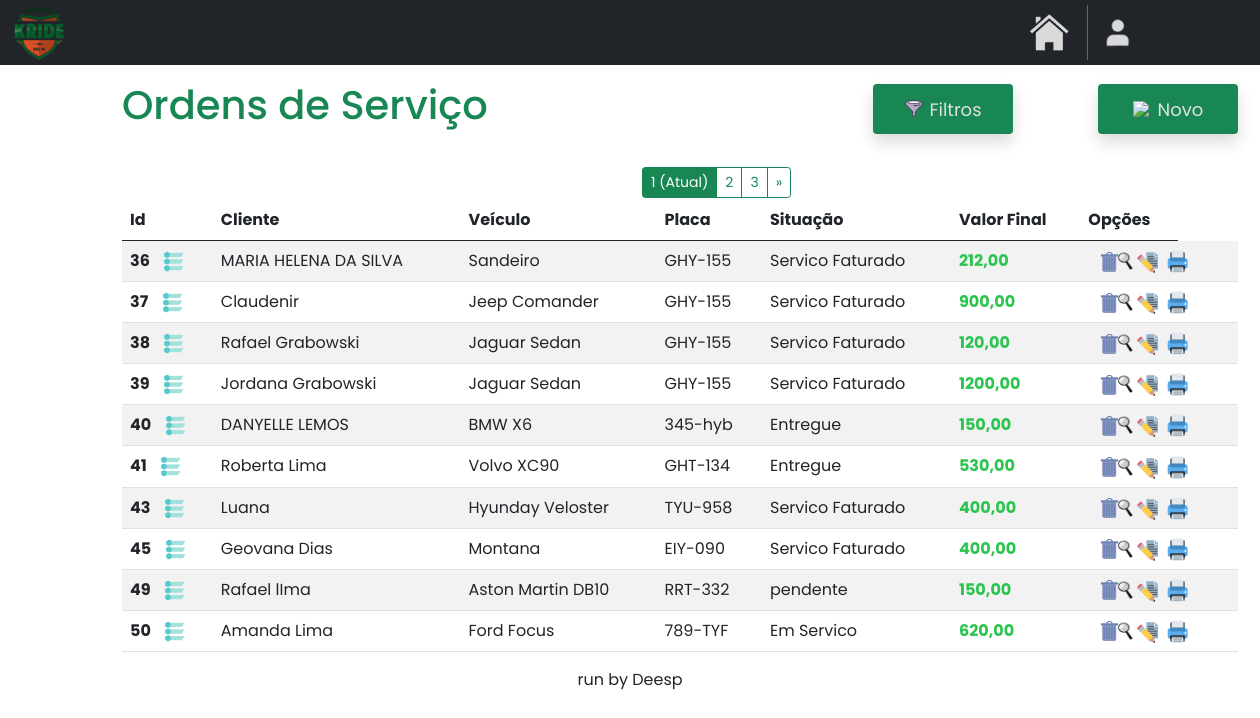
/home/ordem_servico, run on an earlier commit of the app's database.
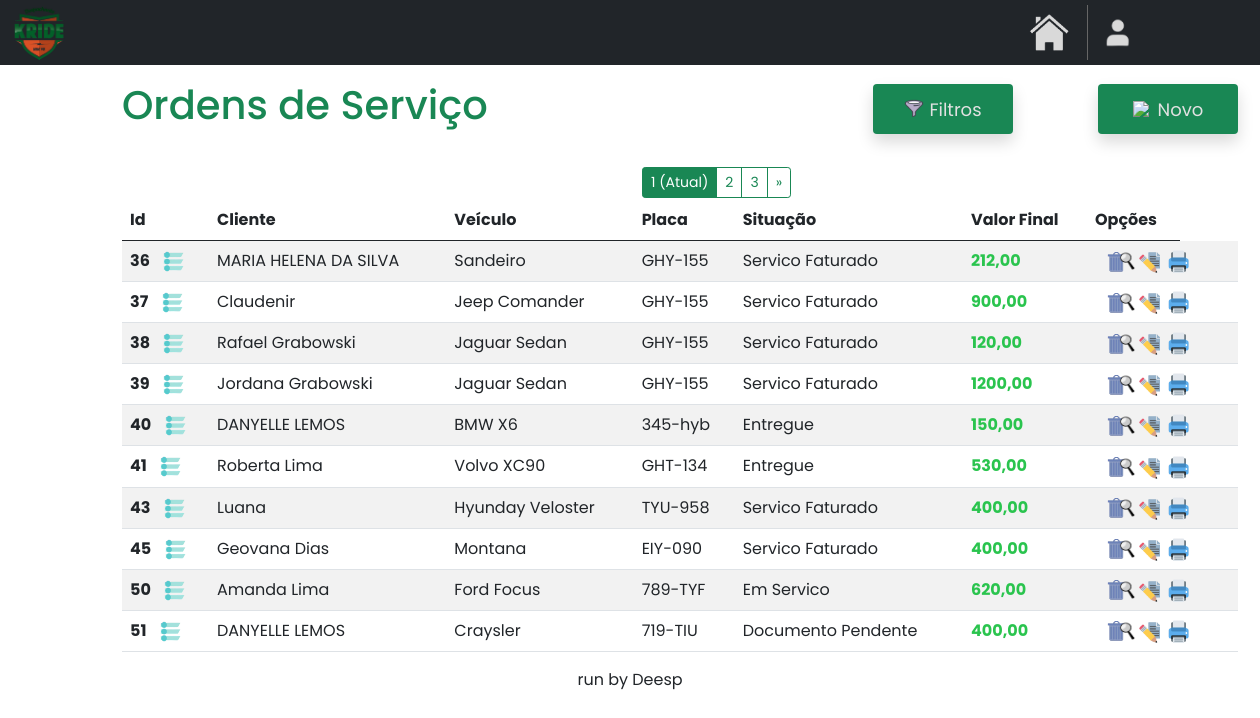
And on a later commit of the database.
### OS/models.py (models this page shows)
class OrdemServico(models.Model):
    renavam = models.CharField(max_length=50)
    placa = models.CharField(max_length=10)
    cliente_id = models.ForeignKey(Cliente, on_delete=models.CASCADE)
    nome_cliente = models.CharField(max_length=40)
    chassi = models.CharField(max_length=30, default='')
    cor = models.CharField(max_length=14, default='')
    combustivel = models.CharField(max_length=15, default='')
    modelo = models.CharField(max_length=25, default='')
    valor_veiculo = models.CharField(max_length=10, default='')
    ano_modelo = models.CharField(max_length=10, default='')
    pendencias = models.CharField(max_length=30, default='')
    data_entrega = models.DateField(null=True, blank=True)
    data_aq = models.DateField(null=True, blank=True)
    data_servico = models.DateField(default=datetime.date.today)
    desconto = models.CharField(max_length=10, default='')
    valor_f = models.CharField(max_length=10, default='')
    observacoes = models.TextField(blank=True, null=True)
    status = models.CharField(max_length=20, default='')
    cpf_vendedor = models.CharField(max_length=20, default='')
    concessionaria = models.CharField(max_length=30, default='')
    tipo_veiculo = models.CharField(max_length=15, default='')

### OS/views.py (the view)
# urls.py: path('ordem_servico', osviews.ordem_servico, name='ordem_servico'),
def ordem_servico(request):
    return paginacao(request)

### OS/views.py (called while the page is built)
def paginacao(request):
    ordens_servicos = OrdemServico.objects.all().values('id', 'nome_cliente', 'modelo', 'placa', 'status', 'valor_f')
    ordens_servicos_paginados = Paginator(ordens_servicos, 10)
    page_num = request.GET.get('page')
    ordens_servicos = ordens_servicos_paginados.get_page(page_num)
    return render(request, 'os.html', {'ordens_servicos': ordens_servicos})

### OS/templates/os.html (shortened to what the changed rows need)
{% extends "base.html" %}
{% load static %}
{% block content %}
<!DOCTYPE html>
<html lang="en">
<head>
    <link href="https://cdn.jsdelivr.net/npm/bootstrap@5.0.2/dist/css/bootstrap.min.css" rel="stylesheet">
</head>
<body>
    <div class="container mt-3 custom-container">
        <div class="d-flex justify-content-start align-items-center">
            <h1 class="me-auto text-success">Ordens de Serviço</h1>
        </div>
        {% if ordens_servicos.has_other_pages %}
            <div class="btn-group" role="group" aria-label="Item pagination" style="margin-left: 520px; margin-top: 30px; margin-bottom: -14px;">
                {% for page_number in ordens_servicos.paginator.page_range %}
                    {% if ordens_servicos.number == page_number %}
                        <button class="btn btn-outline-success btn-sm active">
                            <span>{{ page_number }} <span class="sr-only">(Atual)</span></span>
                        </button>
                    {% else %}
                        <a href="?page={{ page_number }}" class="btn btn-outline-success btn-sm">
                            {{ page_number }}
                        </a>
                    {% endif %}
                {% endfor %}
                {% if ordens_servicos.has_next %}
                    <a href="?page={{ ordens_servicos.next_page_number }}" class="btn btn-outline-success btn-sm">&raquo;</a>
                {% endif %}
            </div>
        {% endif %}
        <table class="table table-striped mt-3">
            <thead>
                <tr>
                    <th scope="col">Id</th>
                    <th scope="col">Cliente</th>
                    <th scope="col">Veículo</th>
                    <th scope="col">Placa</th>
                    <th scope="col">Situação</th>
                    <th scope="col">Valor Final</th>
                    <th scope="col">Opções</th>
                </tr>
            </thead>
            <tbody  id="tbodyOrdens">
                {% for ordem_servico in ordens_servicos %}
                    <tr>
                        <th>
                            {{ordem_servico.id}}
                            <a href="#" class="openOptions">
                                <img src="{% static 'images/status.png' %}" style="width: 23px; height: 21px; margin-left: 9px;" alt="status" title="ALTERAR STATUS">
                            </a>
                        </th>
                        <td>{{ordem_servico.nome_cliente}}</td>
                        <td>{{ordem_servico.modelo}}</td>
                        <td>{{ordem_servico.placa}}</td>
                        <td>{{ordem_servico.status}}</td>
                        <td style="color: #2ac44e; font-weight: bold;">{{ordem_servico.valor_f}}</td>
                        <td>
                            <a href="#" class="delete-button" data-toggle="modal" data-target="#confirmDeleteModal" data-url="{% url 'excluir_os' ordem_servico.id %}" title="EXCLUIR" style="height: 20px; margin-left: 10px;">
                                <img src="{% static 'images/excluir.png' %}" style="width: 24px; height: 22px;">
                            </a>
                        </td>
                        <td>
                            <a href="{% url 'consultar_os' ordem_servico.id %}"  title="CONSULTAR" style="height: 20px; margin-left: -71px;">
                                <img src="{% static 'images/consultar.png' %}" style="width: 22px; height: 23px;">
                            </a>
                        </td>
                        <td>
                            <a href="{% url 'editar_os' ordem_servico.id %}"  title="EDITAR" style="height: 20px; margin-left: -70px;">
                                <img src="{% static 'images/editaros.png' %}" style="width: 22px; height: 23px;">
                            </a>
                        </td>
                        <td>
                            <a href="{% url 'imprimir_os' ordem_servico.id %}"  title="IMPRIMIR" style="height: 20px; margin-left: -60px;">
                                <img src="{% static 'images/imprimiros.png' %}" style="width: 22px; height: 23px;">
                            </a>
                        </td>
                    </tr>
                {% endfor %}
            </tbody>
        </table>
    </div>
</body>
</html>
{% endblock %}

What changed in the data, as far as the page shows it:
removed OrdemServico: id "49", nome_cliente "Rafael lIma", modelo "Aston Martin DB10", placa "RRT-332", status "pendente", valor_f "150,00"
now on this page (row unchanged): OrdemServico: id "51", nome_cliente "DANYELLE LEMOS", modelo "Craysler", placa "719-TIU", status "Documento Pendente", valor_f "400,00"
